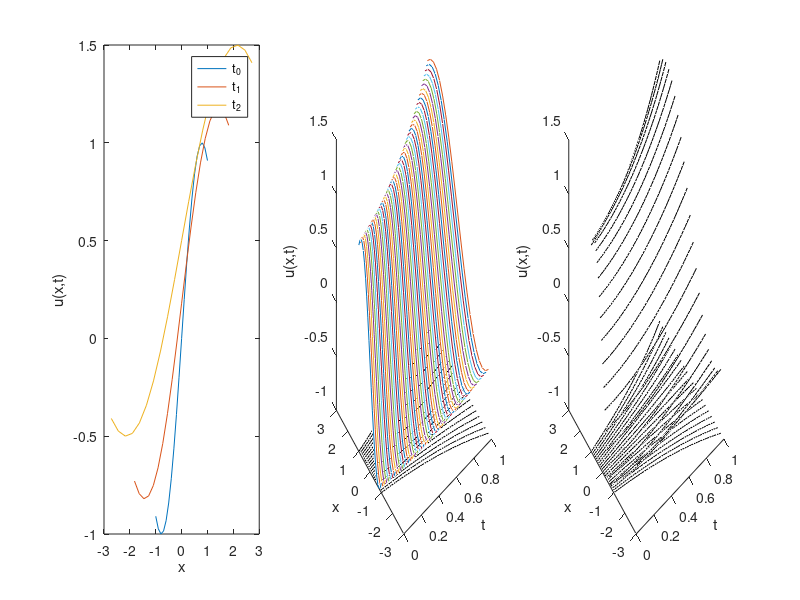

MATLAB code for this plot:
%% 
close all
clear
clc

% ut+x*ux=t
% u(x0,0) = u0(x) = sin(2*x)

Nx = 21;
Nt = 51;
x0 = linspace(-1,1,Nx)';
t  = linspace(0,1,Nt)';
for j=1:length(t)
    x(:,j) = x0*exp(t(j));
    u(:,j) = sin(2*x0) + t(j)^2/2;
end

subplot(131)
plot(x(:,1),u(:,1)); hold on
plot(x(:,31),u(:,31)); hold on
plot(x(:,51),u(:,51)); hold on
xlabel('x')
ylabel('u(x,t)')
legend('t_0','t_1','t_2','location','best')
subplot(132)
for j=1:length(t)
    plot3(t(j)*ones(Nx,1),x(:,j),u(:,j)); hold on
end
for i=1:length(x0)
    plot3(t,x(i,:),-1*ones(Nt,1),'k'); hold on
end
xlabel('t')
ylabel('x')
zlabel('u(x,t)')
subplot(133)
for i=1:length(x0)
    plot3(t,x(i,:),u(i,:),'k'); hold on
    plot3(t,x(i,:),-1*ones(Nt,1),'k'); hold on
end
xlabel('t')
ylabel('x')
zlabel('u(x,t)')
